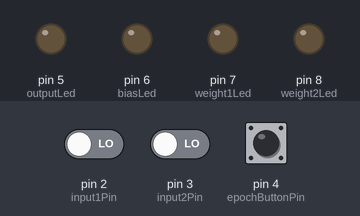
This sketch was run on a simulated Arduino Uno, built with avr-gcc and run on an emulated ATmega328P. Parts: output pins drawn as LEDs (lit = HIGH). The test bench sets the inputs (shaded band); at power-on: pin 4 (epochButtonPin) LOW, pin 2 (input1Pin) LOW, pin 3 (input2Pin) LOW. What the sketch prints to the serial monitor is not drawn.

Above: at 1.2 s.
1.3 s: pin 4 (epochButtonPin) pulled HIGH for 3.2 s
At 4.1 s:
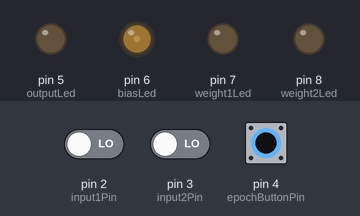
7.4 s: pin 4 (epochButtonPin) pulled HIGH for 0.15 s
At 9.77 s:
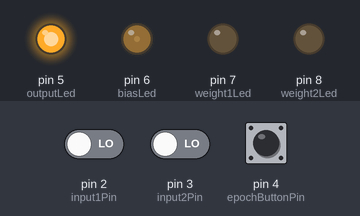
10.5 s: pin 2 (input1Pin) driven HIGH
At 11.1 s:
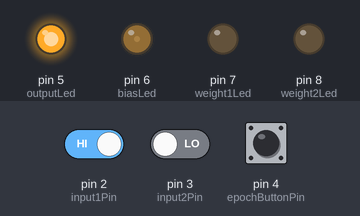
12.0 s: pin 2 (input1Pin) driven LOW
At 12.3 s:
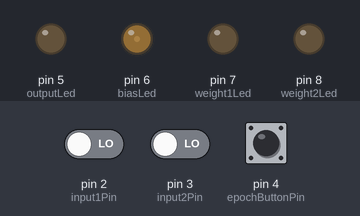
Timing chart, 0 to 14.5 s (numbered marks = the images above; inputs shaded):
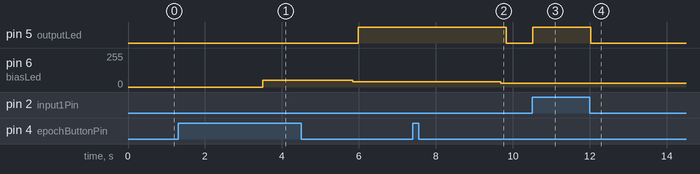

Measured:
- after the input at 1.3 s, pin 5 (outputLed): LOW → HIGH after 4.7 s; pin 6 (biasLed): 0/255 → 51/255 after 2.2 s, → 40/255 2.3 s later
- after the input at 7.4 s, pin 5 (outputLed): HIGH → LOW after 2.4 s; pin 6 (biasLed): 40/255 → 30/255 after 2.3 s
- after the input at 10.5 s, pin 5 (outputLed): LOW → HIGH at once
- after the input at 12.0 s, pin 5 (outputLed): HIGH → LOW at once

The sketch:

AND_Gate_Ver2.ino
```cpp
// Implementation of a Single Layer Perceptron
// AND Gate Implementation
// Uses two pushbuttons as inputs and a pushbutton to trigger training
// Outputs weights and bias on LEDs
// Main Output on LED

// VERSION 02

// Pin definitions
const int input1Pin = 2;      // Pushbutton for X1 (input 1)
const int input2Pin = 3;      // Pushbutton for X2 (input 2)
const int epochButtonPin = 4; // Pushbutton to trigger training

const int outputLed = 5;      // LED for Output
const int biasLed = 6;        // LED for Bias
const int weight1Led = 7;     // LED for Weight 1 (w1)
const int weight2Led = 8;     // LED for Weight 2 (w2);

// Perceptron variables
float w1 = 0.0, w2 = 0.0, bias = 0.0;  // Weights and bias
float learningRate = 0.1;              // Learning rate

// AND gate truth table
// Inputs are the binary values of X1 and X2
// Outputs are the expected results of the AND gate
int inputs[4][2] = { {0, 0}, {0, 1}, {1, 0}, {1, 1} };
int targets[4] = {0, 0, 0, 1}; // Expected outputs for AND gate

// Stores calculated outputs for each input
int outputValues[4] = {0, 0, 0, 0};

// Setup Function
// Initializes Serial communication and pin modes for inputs and outputs
void setup() {
    Serial.begin(9600);
    pinMode(input1Pin, INPUT);
    pinMode(input2Pin, INPUT);
    pinMode(epochButtonPin, INPUT);

    pinMode(outputLed, OUTPUT);
    pinMode(biasLed, OUTPUT);
    pinMode(weight1Led, OUTPUT);
    pinMode(weight2Led, OUTPUT);

    Serial.println("Perceptron AND gate training ready. Press epoch button to train.");
}

// Main Loop Function
// Checks if the epoch button is pressed to start training
// checks the perceptron output based on the input pushbuttons.
void loop() {
    if (digitalRead(epochButtonPin) == HIGH) { // Epoch button pressed
        delay(200); // Debounce delay
        Serial.println("\nEpoch Started...");
        trainPerceptron();
        showTrainingResults();
        Serial.println("Epoch Completed! Press button to check output.");
    } else {
        checkOutput(); // Check perceptron output when inputs are pressed
    }

    delay(100); // Slow down loop
}

// Function to train the perceptron
void trainPerceptron() {
    for (int i = 0; i < 4; i++) {
        int x1 = inputs[i][0];
        int x2 = inputs[i][1];
        int target = targets[i];

        // Calculate perceptron output
        float sum = (x1 * w1) + (x2 * w2) + bias;
        int output = (sum >= 0) ? 1 : 0;

        // Update weights and bias
        float error = target - output;
        w1 += learningRate * error * x1;
        w2 += learningRate * error * x2;
        bias += learningRate * error;

        // Store calculated output
        outputValues[i] = output;

        // Print training results
        Serial.print("Input: (");
        Serial.print(x1); Serial.print(", ");
        Serial.print(x2); Serial.print(") → Output: ");
        Serial.print(output); Serial.print(" | Expected: ");
        Serial.println(target);

        // Delay to visualize training
        delay(500);
    }
}

// Function to check perceptron output for user input
// Checks the perceptron output based on the current state of the input pushbuttons and lights up the output LED accordingly.
void checkOutput() {
    int x1 = (digitalRead(input1Pin) == HIGH) ? 1 : 0;
    int x2 = (digitalRead(input2Pin) == HIGH) ? 1 : 0;

    int index = (x1 * 2) + x2; // Convert (x1, x2) to array index (0-3)
    int output = outputValues[index]; // Fetch stored output

    digitalWrite(outputLed, output); // Light up LED if output is 1

    //Serial.print("Input: (");
    //Serial.print(x1); Serial.print(", ");
    //Serial.print(x2); Serial.print(") → Output: ");
    //Serial.println(output);
}

// Function to display training results on LEDs
// Maps the weight and bias values to LED brightness levels for visualization
void showTrainingResults() {
    int w1LED = map(w1 * 100, -100, 200, 0, 255);
    int w2LED = map(w2 * 100, -100, 200, 0, 255);
    int biasLED = map(bias * 10, -5, 20, 0, 255);

    // Update LED brightness
    analogWrite(biasLed, biasLED);
    analogWrite(weight1Led, w1LED);
    analogWrite(weight2Led, w2LED);

    // Print updated weights and bias
    Serial.print("Updated Weights → w1: ");
    Serial.print(w1);
    Serial.print(", w2: ");
    Serial.print(w2);
    Serial.print(", bias: ");
    Serial.println(bias);
}
```
